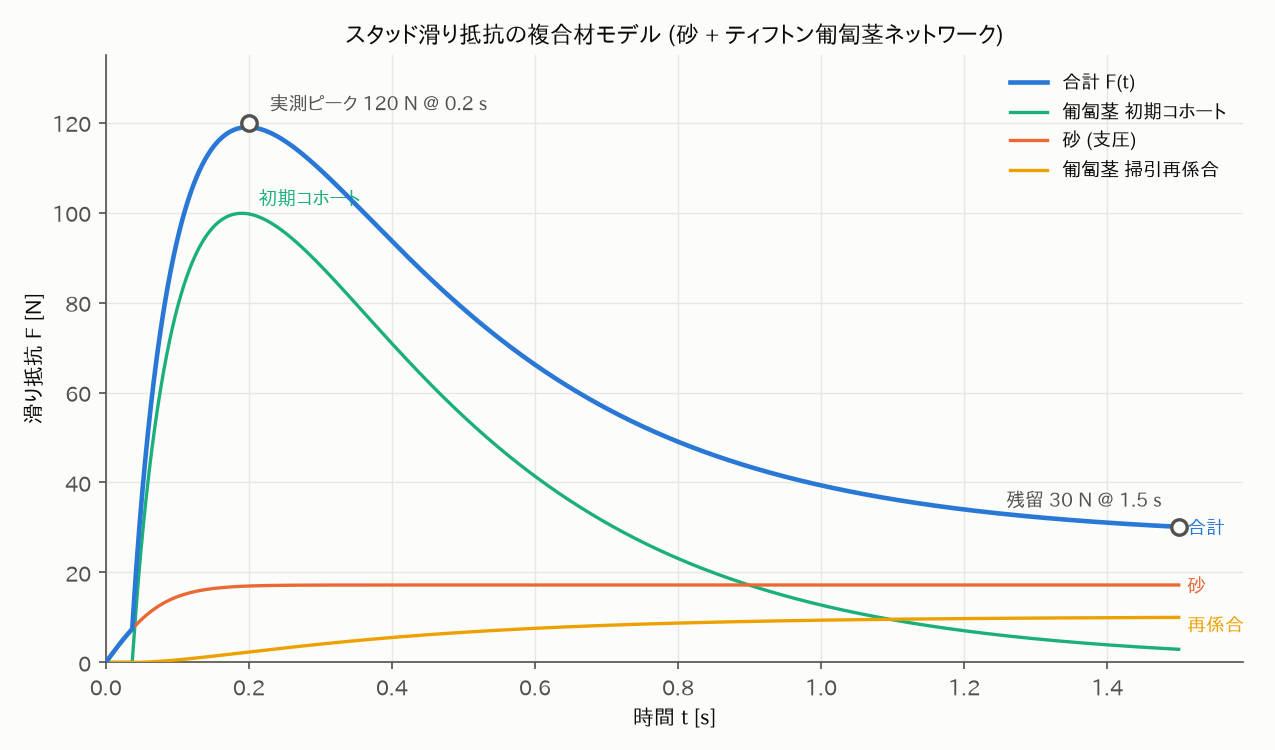

Source code (Python):
"""JAX: ティフトン芝ソッドのスタッド滑り抵抗の微分可能モデル (繊維束+張力要素)。

直径 8mm の円柱スタッドを深さ 10mm まで押し込み、横方向に 66.7 mm/s で
滑らせたときの滑り抵抗 F(t) をモデル化する。実測の特徴量:

    - t = 0.2 s  でピーク 120 N
    - t = 1.5 s  で残留値 30 N まで緩和

ソッドを「砂マトリクス + 匍匐茎(ストロン)ネットワーク」の複合材とみなし、
抵抗力を3成分の和で表す:

    F(delta) = F_sand + F_cohort + F_sweep      (delta = v*t: スタッド変位)

1. F_sand   : 砂の支圧抵抗。弾性→完全塑性を tanh で平滑化した飽和曲線。
2. F_cohort : 試験開始時にスタッド周囲で係合している匍匐茎群 (初期コホート)。
              各匍匐茎は節(発根点)間をアンカーとする張力要素で、クリンプ
              (うねり) delta_c が伸び切ってから線形に張力を発揮し、
              Weibull 分布に従う伸びで破断/引き抜けする (繊維束モデル)。
              ピーク荷重と、その後の緩和 (コホートの逐次破断) を担う。
3. F_sweep  : スタッドが掃引しながら新たに係合する匍匐茎の定常寄与。
              残留抵抗のうち砂で説明できない分を担う。

モデルは JAX で微分可能に実装し、実測特徴量 (ピーク値・ピーク時刻・残留値)
への勾配ベースのフィッティング (Adam) でパラメータを同定する。
最後にピーク荷重の各パラメータに対する感度 (対数微分) も勾配で評価する。

単位系: 力 [N], 長さ [mm], 時間 [s]。
"""

import jax
import jax.numpy as jnp
import matplotlib.pyplot as plt
import numpy as np

jax.config.update("jax_enable_x64", True)

# 日本語ラベル用フォント: 環境にあるものを先頭から採用する
from matplotlib import font_manager as _fm
_JP_FONTS = ["IPAPGothic", "IPAGothic", "Noto Sans CJK JP", "Hiragino Sans",
             "Yu Gothic", "Meiryo", "TakaoPGothic"]
_avail = {f.name for f in _fm.fontManager.ttflist}
plt.rcParams["font.family"] = [f for f in _JP_FONTS if f in _avail] + ["DejaVu Sans"]
plt.rcParams["axes.unicode_minus"] = False

# ---------------------------------------------------------------------------
# 試験条件
# ---------------------------------------------------------------------------
V_SLIDE = 66.7        # 滑り速度 [mm/s]
STUD_D = 8.0          # スタッド径 [mm]
STUD_DEPTH = 10.0     # 貫入深さ [mm]
T_END = 1.5           # 解析時間 [s]
N_T = 1501            # 時間格子点数

# 実測 (フィット目標) の特徴量
T_PEAK_OBS = 0.2      # ピーク時刻 [s]
F_PEAK_OBS = 120.0    # ピーク荷重 [N]
F_RESID_OBS = 30.0    # t=1.5s の残留荷重 [N]
# ピーク後は「1.5s かけて 30N まで緩和」— 指数型テンプレートで形状を与える
TAU_RELAX = (T_END - T_PEAK_OBS) / 3.0   # 緩和時定数 [s] (t=1.5s で約95%緩和)

# ---------------------------------------------------------------------------
# モデルパラメータ (フィット初期値)。正値制約のため log 空間で最適化する。
# ---------------------------------------------------------------------------
PARAM_NAMES = ["k_s", "F_sand_res", "A_coh", "delta_c", "s_b", "m_w", "lam_k"]
THETA0 = {
    "k_s": 3.0,         # 砂の初期剛性 [N/mm]
    "F_sand_res": 20.0,  # 砂の残留 (飽和) 抵抗 [N]
    "A_coh": 13.5,       # 初期コホートの合成剛性 N0*k_f [N/mm]
    "delta_c": 4.0,      # クリンプ緩み (張力立ち上がりまでの遊び) [mm]
    "s_b": 13.0,         # Weibull 破断伸びスケール [mm]
    "m_w": 1.5,          # Weibull 形状係数 (小さいほど破断伸びのばらつき大) [-]
    "lam_k": 0.13,       # 掃引再係合の線密度×剛性 lambda*k_f [N/mm^2]
}


def survival(x, s_b, m_w):
    """クリンプ後伸び x に対する匍匐茎の生存率 (Weibull)。

    x=0 で jnp.power の勾配 (指数・底の両方向) が NaN/inf になるため
    微小値でガードする。
    """
    x_pos = jnp.maximum(x, 0.0) + 1e-9
    return jnp.exp(-jnp.power(x_pos / s_b, m_w))


def force_components(log_theta, t):
    """時刻配列 t に対する (F_sand, F_cohort, F_sweep) を返す。"""
    th = {k: jnp.exp(v) for k, v in zip(PARAM_NAMES, log_theta)}
    delta = V_SLIDE * t

    # 1. 砂: 弾性→完全塑性の平滑近似
    f_sand = th["F_sand_res"] * jnp.tanh(th["k_s"] * delta / th["F_sand_res"])

    # 2. 初期コホート: 張力 (クリンプ後の伸びに比例) × 生存率
    stretch = jnp.maximum(delta - th["delta_c"], 0.0)
    f_cohort = th["A_coh"] * stretch * survival(stretch, th["s_b"], th["m_w"])

    # 3. 掃引再係合: 係合位置 x で積分 (台形則の累積和)
    #    F_sweep(delta) = lam_k * int_0^delta (x - delta_c)_+ S(x) dx
    integrand = jnp.maximum(delta - th["delta_c"], 0.0) * survival(
        delta - th["delta_c"], th["s_b"], th["m_w"]
    )
    d_delta = delta[1] - delta[0]
    cumtrap = jnp.concatenate(
        [jnp.zeros(1), jnp.cumsum(0.5 * (integrand[1:] + integrand[:-1]) * d_delta)]
    )
    f_sweep = th["lam_k"] * cumtrap

    return f_sand, f_cohort, f_sweep


def total_force(log_theta, t):
    return sum(force_components(log_theta, t))


# ---------------------------------------------------------------------------
# フィッティング: 特徴量損失 + 弱い対数事前分布 (物理的初期値への正則化)
# ---------------------------------------------------------------------------
T_GRID = jnp.linspace(0.0, T_END, N_T)
LOG_THETA0 = jnp.log(jnp.array([THETA0[k] for k in PARAM_NAMES]))


def loss(log_theta):
    f = total_force(log_theta, T_GRID)
    f_max = jnp.max(f)
    # ピーク時刻は softmax による soft-argmax で微分可能に評価
    w = jax.nn.softmax(f / 0.5)
    t_pk = jnp.sum(w * T_GRID)
    f_end = f[-1]
    # ピーク後の緩和形状: 指数型テンプレートとの残差 (ピーク前は重み 0)
    f_ref = F_RESID_OBS + (F_PEAK_OBS - F_RESID_OBS) * jnp.exp(
        -(T_GRID - T_PEAK_OBS) / TAU_RELAX
    )
    post = T_GRID > T_PEAK_OBS
    relax_err = jnp.sum(jnp.where(post, ((f - f_ref) / F_PEAK_OBS) ** 2, 0.0)) / jnp.sum(post)
    return (
        ((f_max - F_PEAK_OBS) / F_PEAK_OBS) ** 2
        + ((t_pk - T_PEAK_OBS) / T_PEAK_OBS) ** 2
        + ((f_end - F_RESID_OBS) / F_RESID_OBS) ** 2
        + relax_err
        + 0.003 * jnp.mean((log_theta - LOG_THETA0) ** 2)
    )


@jax.jit
def adam_step(log_theta, m, v, i, lr=0.01, b1=0.9, b2=0.999, eps=1e-8):
    g = jax.grad(loss)(log_theta)
    m = b1 * m + (1 - b1) * g
    v = b2 * v + (1 - b2) * g**2
    m_hat = m / (1 - b1**i)
    v_hat = v / (1 - b2**i)
    return log_theta - lr * m_hat / (jnp.sqrt(v_hat) + eps), m, v


def fit(n_iter=4000):
    log_theta = LOG_THETA0
    m = jnp.zeros_like(log_theta)
    v = jnp.zeros_like(log_theta)
    for i in range(1, n_iter + 1):
        log_theta, m, v = adam_step(log_theta, m, v, i)
        if i % 1000 == 0:
            print(f"  iter {i:5d}  loss = {loss(log_theta):.3e}")
    return log_theta


def main():
    print("フィッティング開始 (Adam, 特徴量: ピーク値/ピーク時刻/残留値)")
    log_theta = fit()
    theta = {k: float(jnp.exp(v)) for k, v in zip(PARAM_NAMES, log_theta)}

    f_sand, f_coh, f_sweep = force_components(log_theta, T_GRID)
    f_tot = f_sand + f_coh + f_sweep
    i_pk = int(jnp.argmax(f_tot))
    t_pk, f_pk = float(T_GRID[i_pk]), float(f_tot[i_pk])
    f_end = float(f_tot[-1])

    print("\n同定パラメータ:")
    for k in PARAM_NAMES:
        print(f"  {k:10s} = {theta[k]:8.3f}")
    print("\nモデル応答:")
    print(f"  ピーク: {f_pk:6.1f} N @ t = {t_pk:.3f} s  (目標 {F_PEAK_OBS} N @ {T_PEAK_OBS} s)")
    print(f"  残留 : {f_end:6.1f} N @ t = {T_END} s    (目標 {F_RESID_OBS} N)")

    # 見かけのヤング率 (ピークまでの割線値): E = sigma / eps, eps = delta_pk / d
    delta_pk = V_SLIDE * t_pk
    sigma_pk = f_pk / (STUD_D * STUD_DEPTH)          # [N/mm^2 = MPa]
    e_app = sigma_pk * STUD_D / delta_pk
    print(f"  見かけのヤング率 (割線): {e_app:.2f} MPa")

    # ピーク荷重の感度: dF_peak / d(log theta) — 微分可能モデルの利点
    grad_pk = jax.grad(lambda lt: jnp.max(total_force(lt, T_GRID)))(log_theta)
    print("\nピーク荷重の対数感度 dF_peak/dlog(theta) [N]:")
    for k, g in zip(PARAM_NAMES, grad_pk):
        print(f"  {k:10s} : {float(g):+7.1f}")

    plot(np.asarray(T_GRID), np.asarray(f_tot), np.asarray(f_sand),
         np.asarray(f_coh), np.asarray(f_sweep))


def plot(t, f_tot, f_sand, f_coh, f_sweep):
    surface, ink, ink2 = "#fcfcfb", "#0b0b0b", "#52514e"
    c_tot, c_sand, c_coh, c_sweep = "#2a78d6", "#eb6834", "#1baf7a", "#eda100"

    fig, ax = plt.subplots(figsize=(8.5, 5.0), dpi=150)
    fig.patch.set_facecolor(surface)
    ax.set_facecolor(surface)

    ax.plot(t, f_tot, color=c_tot, lw=2.2, label="合計 F(t)", zorder=4)
    ax.plot(t, f_coh, color=c_coh, lw=1.6, label="匍匐茎 初期コホート", zorder=3)
    ax.plot(t, f_sand, color=c_sand, lw=1.6, label="砂 (支圧)", zorder=3)
    ax.plot(t, f_sweep, color=c_sweep, lw=1.6, label="匍匐茎 掃引再係合", zorder=3)

    # 実測の特徴量 (フィット目標)
    ax.scatter([T_PEAK_OBS, T_END], [120.0, 30.0], s=55, facecolor=surface,
               edgecolor=ink2, lw=1.6, zorder=5)
    ax.annotate("実測ピーク 120 N @ 0.2 s", (T_PEAK_OBS, 120.0),
                xytext=(10, 6), textcoords="offset points", color=ink2, fontsize=9)
    ax.annotate("残留 30 N @ 1.5 s", (T_END, 30.0),
                xytext=(-8, 10), textcoords="offset points", ha="right",
                color=ink2, fontsize=9)

    # 系列の直接ラベル (線の終端付近)
    for y, label, c in [(f_tot[-1], "合計", c_tot), (f_sand[-1], "砂", c_sand),
                        (f_sweep[-1] - 1.5, "再係合", c_sweep)]:
        ax.annotate(label, (t[-1], y), xytext=(4, 0), textcoords="offset points",
                    color=c, fontsize=9, va="center")
    i_c = int(np.argmax(f_coh))
    ax.annotate("初期コホート", (t[i_c], f_coh[i_c]), xytext=(8, 4),
                textcoords="offset points", color=c_coh, fontsize=9)

    ax.set_xlabel("時間 t [s]", color=ink)
    ax.set_ylabel("滑り抵抗 F [N]", color=ink)
    ax.set_title("スタッド滑り抵抗の複合材モデル (砂 + ティフトン匍匐茎ネットワーク)",
                 color=ink, fontsize=11)
    ax.set_xlim(0, T_END * 1.06)
    ax.set_ylim(0, 135)
    ax.grid(color="#e8e7e3", lw=0.7)
    ax.tick_params(colors=ink2)
    for s in ("top", "right"):
        ax.spines[s].set_visible(False)
    for s in ("bottom", "left"):
        ax.spines[s].set_color(ink2)
    ax.legend(loc="upper right", frameon=False, fontsize=9, labelcolor=ink)

    fig.tight_layout()
    fig.savefig("turf_stolon_traction.png", facecolor=surface)
    print("\n図を turf_stolon_traction.png に保存しました")


if __name__ == "__main__":
    main()
